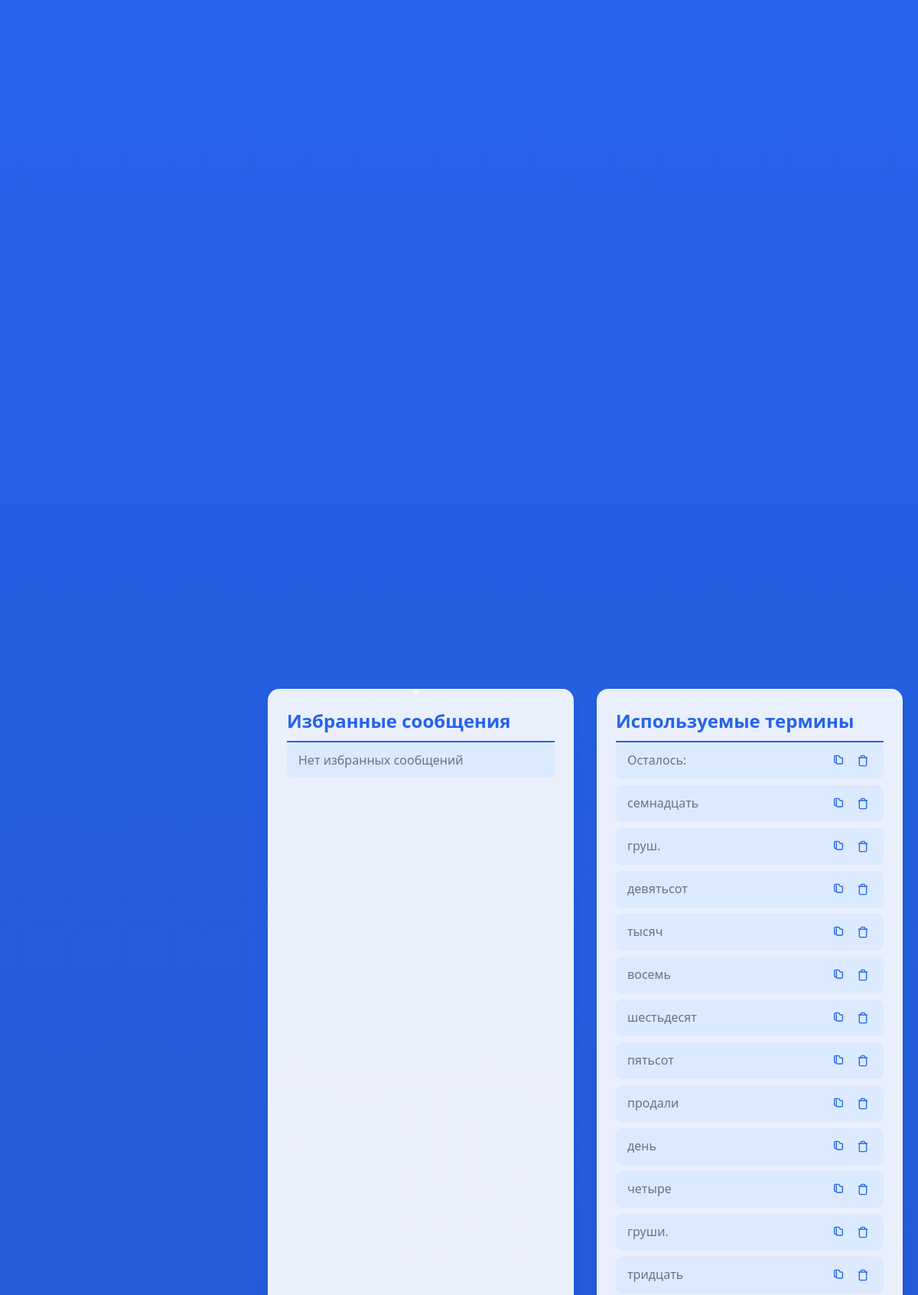
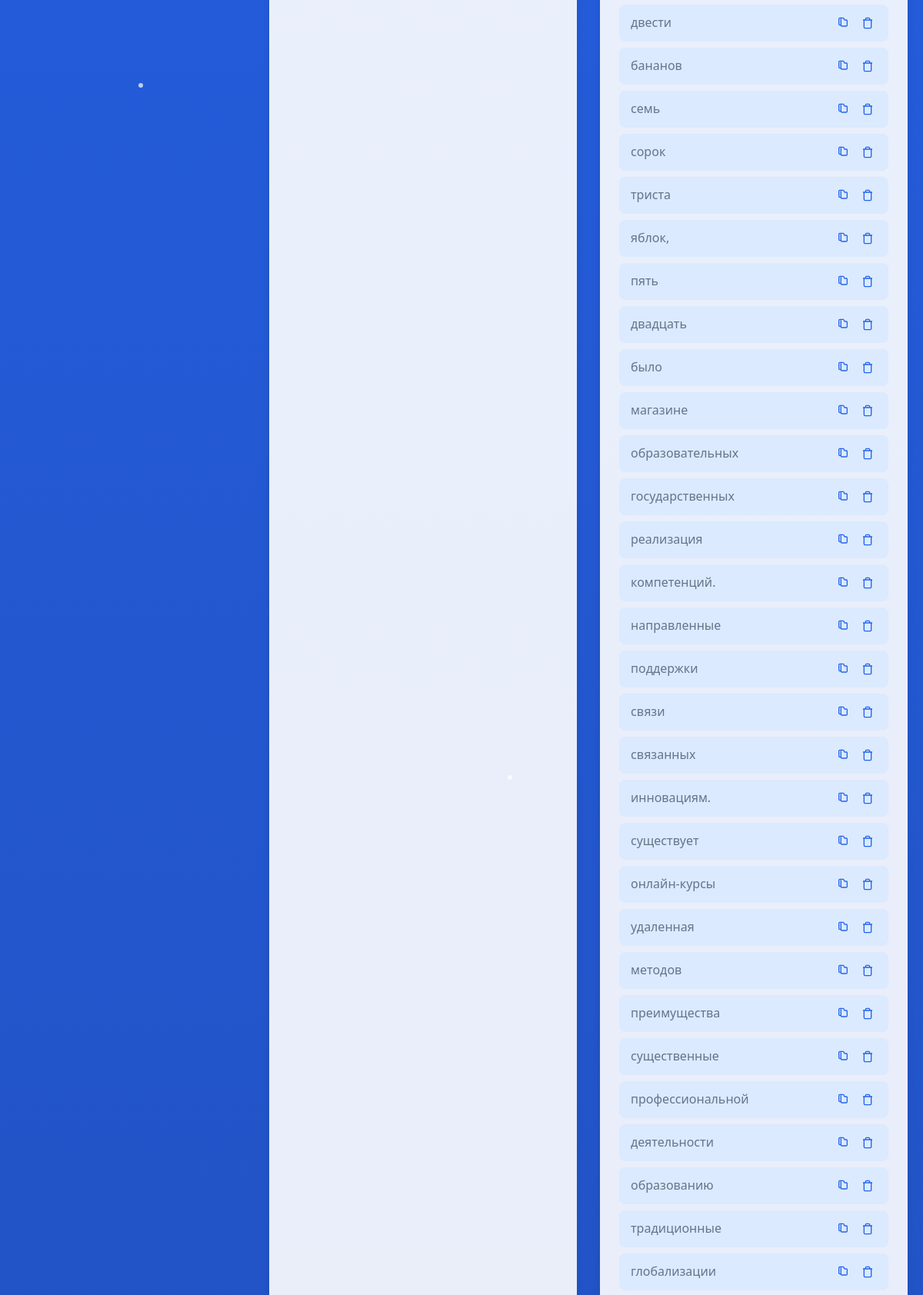
The page /profile (signed in, upper part) on the database its author committed (2 pictures, top to bottom).
### app.py (models this page shows)
class Term(db.Model):
    id = db.Column(db.Integer, primary_key=True)
    user_id = db.Column(db.Integer, db.ForeignKey('user.id'))
    term = db.Column(db.String(100))  # Убираем unique=True
    created_at = db.Column(db.DateTime, default=datetime.datetime.now)
    __table_args__ = (db.UniqueConstraint('user_id', 'term', name='unique_user_term'),)

### app.py (the view)
@app.route('/profile')
def profile():
    favorites = Favorite.query.filter_by(user_id=current_user.id).all()
    favorite_messages = [Message.query.get(fav.message_id) for fav in favorites]
    terms = Term.query.filter_by(user_id=current_user.id).order_by(Term.created_at.desc()).all()
    return render_template('profile.html', name=current_user.name, email=current_user.email,
                           image='static/image/profile_rev.png', favorite_messages=favorite_messages, terms=terms)

### app.py (called while the page is built)
@login_manager.user_loader
def load_user(user_id):
    return User.query.get(int(user_id))

### templates/profile.html (shortened to what this page needs)
<!DOCTYPE html>
<html lang="ru">
<head>
    <link rel="stylesheet" href="{{ url_for('static', filename='css/profile.css') }}">
</head>
<body>
    <div class="bubbles">
    </div>
    <div class="particles">
        <span class="particle"></span>
    </div>
    <div class="container">
        <div class="lists-section">
            <div class="list-container">
                <h2 class="list-title">Избранные сообщения</h2>
                <ul class="random-list">
                    {% for message in favorite_messages %}
                    <li>
                        <span class="message-text">{{ message.content }}</span>
                        <div class="action-buttons">
                            <button class="copy-btn" data-text="{{ message.content }}">
                                <svg width="16" height="16" viewBox="0 0 24 24" fill="none" xmlns="http://www.w3.org/2000/svg">
                                    <path d="M8 4V16C8 17.1046 8.89543 18 10 18H18C19.1046 18 20 17.1046 20 16V7.5C20 6.67157 19.3284 6 18.5 6H16C14.8954 6 14 5.10457 14 4V4C14 2.89543 13.1046 2 12 2H6C4.89543 2 4 2.89543 4 4V14C4 15.1046 4.89543 16 6 16H8" stroke="currentColor" stroke-width="2" stroke-linecap="round" stroke-linejoin="round"/>
                                </svg>
                            </button>
                            <button class="remove-btn" data-message-id="{{ message.id }}">
                                <svg width="16" height="16" viewBox="0 0 24 24" fill="none" xmlns="http://www.w3.org/2000/svg">
                                    <path d="M3 6h18M8 6V4a2 2 0 0 1 2-2h4a2 2 0 0 1 2 2v2m3 0v14a2 2 0 0 1-2 2H7a2 2 0 0 1-2-2V6h14z" stroke="currentColor" stroke-width="2"/>
                                </svg>
                            </button>
                        </div>
                    </li>
                    {% else %}
                    <li>Нет избранных сообщений</li>
                    {% endfor %}
                </ul>
            </div>
            <div class="list-container">
                <h2 class="list-title">Используемые термины</h2>
                <ul class="random-list">
                    {% for term in terms %}
                    <li>
                        <span class="term-text">{{ term.term }}</span>
                        <div class="action-buttons">
                            <button class="copy-btn" data-text="{{ term.term }}">
                            </button>
                            <button class="remove-btn" data-term-id="{{ term.id }}">
                                <svg width="16" height="16" viewBox="0 0 24 24" fill="none" xmlns="http://www.w3.org/2000/svg">
                                    <path d="M3 6h18M8 6V4a2 2 0 0 1 2-2h4a2 2 0 0 1 2 2v2m3 0v14a2 2 0 0 1-2 2H7a2 2 0 0 1-2-2V6h14z" stroke="currentColor" stroke-width="2"/>
                                </svg>
                            </button>
                        </div>
                    </li>
                    {% else %}
                    <li>Термины отсутствуют</li>
                    {% endfor %}
                </ul>
            </div>
        </div>
    </div>
</body>
</html>

### static/css/profile.css (style rules this page uses)
:root { --primary-color: #2563eb; --primary-hover: #1d4ed8; --sidebar-color: #1e3a8a; --bg-color: #f0f9ff; --input-bg: #ffffff; --border-color: #bfdbfe; --text-color: #1e3a8a; --text-secondary: #64748b; --assistant-bg: #dbeafe; --user-bg: #bfdbfe; --like-color: #2563eb; }
* { margin: 0; padding: 0; box-sizing: border-box; font-family: 'Segoe UI', Tahoma, Geneva, Verdana, sans-serif; }
body { background: linear-gradient(180deg, #2563eb, #1e3a8a); color: var(--text-color); height: 100vh; overflow: hidden; position: relative; }
.bubbles { position: absolute; top: 0; width: 100%; height: 100%; overflow: hidden; z-index: 0; }
.particles { position: absolute; width: 100%; height: 100%; z-index: 0; overflow: hidden; }
.particle { position: absolute; width: 6px; height: 6px; background: rgba(255, 255, 255, 0.7); border-radius: 50%; animation: float 10s infinite ease-in-out; }
.particle:nth-child(1) { left: 15%; top: 20%; animation-duration: 12s; animation-delay: 0s; }
.container { display: flex; max-width: 1200px; margin: 0 auto; padding: 20px; position: relative; z-index: 2; height: 80vh; align-items: center; }
.lists-section { flex: 1; display: flex; gap: 30px; }
.list-container { flex: 1; background: rgba(255, 255, 255, 0.9); border-radius: 15px; padding: 25px; box-shadow: 0 4px 8px rgba(0, 0, 0, 0.1); max-height: 60vh; overflow-y: auto; }
.list-title { color: var(--primary-color); border-bottom: 2px solid var(--primary-color); padding-bottom: 10px; margin-top: 0; }
.random-list { list-style-type: none; padding: 0; }
.random-list li { padding: 12px 15px; margin-bottom: 8px; background-color: var(--assistant-bg); border-radius: 8px; display: flex; justify-content: space-between; align-items: flex-start; transition: all 0.3s; color: var(--text-secondary); }
.message-text, .term-text { flex-grow: 1; margin-right: 10px; }
.action-buttons { display: flex; flex-direction: row; align-items: center; gap: 8px; }
.copy-btn, .remove-btn { background: none; border: none; cursor: pointer; padding: 4px; transition: transform 0.2s; display: flex; align-items: center; justify-content: center; }

### rows shown on the page
Term: term "Осталось:"
Term: term "семнадцать"
Term: term "груш."
Term: term "девятьсот"
Term: term "тысяч"
Term: term "восемь"
Term: term "шестьдесят"
Term: term "пятьсот"
Term: term "продали"
Term: term "день"
Term: term "четыре"
Term: term "груши."
Term: term "тридцать"
Term: term "двести"
Term: term "бананов"
Term: term "семь"
Term: term "сорок"
Term: term "триста"
Term: term "яблок,"
Term: term "пять"
Term: term "двадцать"
Term: term "было"
Term: term "магазине"
Term: term "образовательных"
Term: term "государственных"
Term: term "реализация"
Term: term "компетенций."
Term: term "направленные"
Term: term "поддержки"
Term: term "связи"
Term: term "связанных"
Term: term "инновациям."
Term: term "существует"
Term: term "онлайн-курсы"
Term: term "удаленная"
Term: term "методов"
Term: term "преимущества"
Term: term "существенные"
Term: term "профессиональной"
Term: term "деятельности"
Term: term "образованию"
Term: term "традиционные"
Term: term "глобализации"
